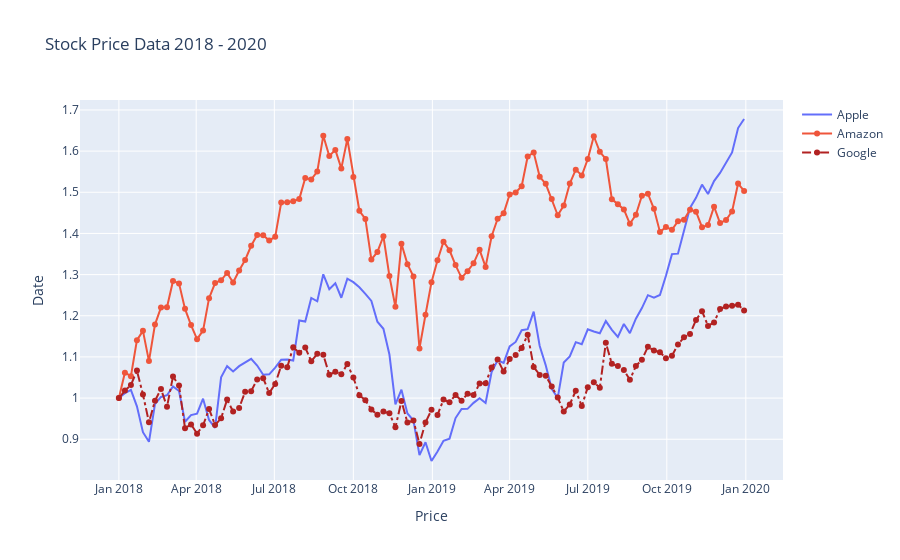

Notebook code for this chart:
### Code cell
# Create a figure to which I'll add plots
fig = go.Figure()

# You can pull individual columns of data from the dataset and use markers or not
fig.add_trace(go.Scatter(x=df_stocks.date, y=df_stocks.AAPL, mode='lines', name='Apple'))
fig.add_trace(go.Scatter(x=df_stocks.date, y=df_stocks.AMZN, mode='lines+markers', name='Amazon'))

# You can create custom lines (Dashes : dash, dot, dashdot)
fig.add_trace(go.Scatter(x=df_stocks.date, y=df_stocks.GOOG, 
                        mode='lines+markers', name='Google',
                        line=dict(color='firebrick', width=2, dash='dashdot')))

# Further style the figure
fig.update_layout(title='Stock Price Data 2018 - 2020',
                   xaxis_title='Price', yaxis_title='Date')
